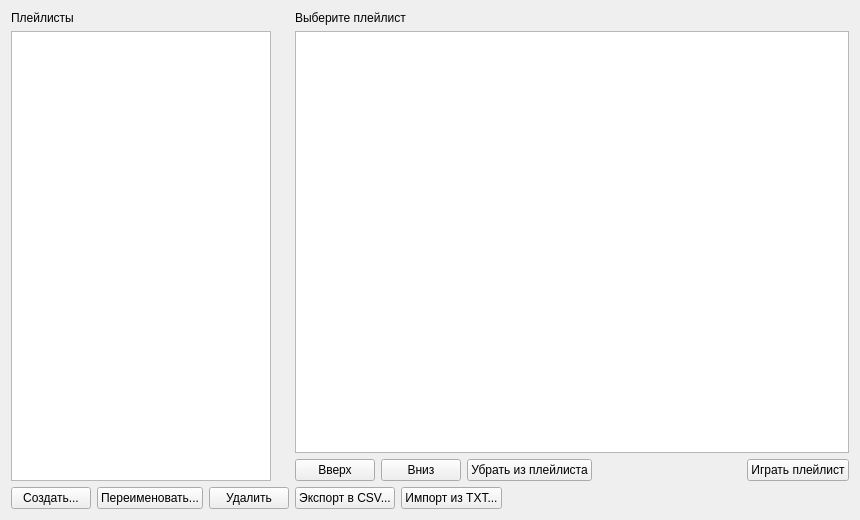
<?xml version="1.0" encoding="UTF-8"?>
<ui version="4.0">
 <class>PlaylistWindow</class>
 <widget class="QWidget" name="PlaylistWindow">
  <property name="geometry">
   <rect>
    <x>0</x>
    <y>0</y>
    <width>860</width>
    <height>520</height>
   </rect>
  </property>
  <property name="windowTitle">
   <string>Плейлисты</string>
  </property>
  <layout class="QHBoxLayout" name="playlistLayout">
   <item>
    <layout class="QVBoxLayout" name="leftLayout">
     <item>
      <widget class="QLabel" name="playlistsLabel">
       <property name="text">
        <string>Плейлисты</string>
       </property>
      </widget>
     </item>
     <item>
      <widget class="QListWidget" name="playlistList">
       <property name="maximumSize">
        <size>
         <width>260</width>
         <height>16777215</height>
        </size>
       </property>
      </widget>
     </item>
     <item>
      <layout class="QHBoxLayout" name="playlistButtons">
       <item>
        <widget class="QPushButton" name="newButton">
         <property name="text">
          <string>Создать...</string>
         </property>
        </widget>
       </item>
       <item>
        <widget class="QPushButton" name="renameButton">
         <property name="text">
          <string>Переименовать...</string>
         </property>
        </widget>
       </item>
       <item>
        <widget class="QPushButton" name="deleteButton">
         <property name="text">
          <string>Удалить</string>
         </property>
        </widget>
       </item>
      </layout>
     </item>
    </layout>
   </item>
   <item>
    <layout class="QVBoxLayout" name="rightLayout">
     <item>
      <widget class="QLabel" name="tracksLabel">
       <property name="text">
        <string>Выберите плейлист</string>
       </property>
      </widget>
     </item>
     <item>
      <widget class="QTableWidget" name="tracksTable"/>
     </item>
     <item>
      <layout class="QHBoxLayout" name="trackButtons">
       <item>
        <widget class="QPushButton" name="upButton">
         <property name="text">
          <string>Вверх</string>
         </property>
        </widget>
       </item>
       <item>
        <widget class="QPushButton" name="downButton">
         <property name="text">
          <string>Вниз</string>
         </property>
        </widget>
       </item>
       <item>
        <widget class="QPushButton" name="removeButton">
         <property name="text">
          <string>Убрать из плейлиста</string>
         </property>
        </widget>
       </item>
       <item>
        <spacer name="trackButtonsSpacer">
         <property name="orientation">
          <enum>Qt::Horizontal</enum>
         </property>
         <property name="sizeHint" stdset="0">
          <size>
           <width>40</width>
           <height>20</height>
          </size>
         </property>
        </spacer>
       </item>
       <item>
        <widget class="QPushButton" name="playButton">
         <property name="text">
          <string>Играть плейлист</string>
         </property>
        </widget>
       </item>
      </layout>
     </item>
     <item>
      <layout class="QHBoxLayout" name="exchangeButtons">
       <item>
        <widget class="QPushButton" name="exportButton">
         <property name="text">
          <string>Экспорт в CSV...</string>
         </property>
        </widget>
       </item>
       <item>
        <widget class="QPushButton" name="importButton">
         <property name="text">
          <string>Импорт из TXT...</string>
         </property>
        </widget>
       </item>
       <item>
        <spacer name="exchangeSpacer">
         <property name="orientation">
          <enum>Qt::Horizontal</enum>
         </property>
         <property name="sizeHint" stdset="0">
          <size>
           <width>40</width>
           <height>20</height>
          </size>
         </property>
        </spacer>
       </item>
      </layout>
     </item>
    </layout>
   </item>
  </layout>
 </widget>
 <resources/>
 <connections/>
</ui>
